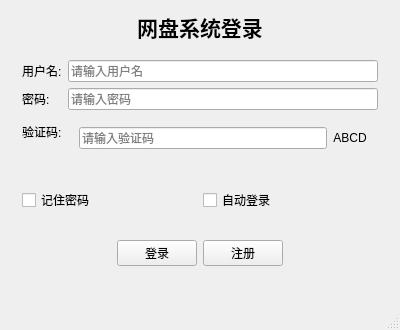
<?xml version="1.0" encoding="UTF-8"?>
<ui version="4.0">
 <class>LoginWindow</class>
 <widget class="QMainWindow" name="LoginWindow">
  <property name="geometry">
   <rect>
    <x>0</x>
    <y>0</y>
    <width>400</width>
    <height>300</height>
   </rect>
  </property>
  <property name="windowTitle">
   <string>登录 - 网盘系统</string>
  </property>
  <widget class="QWidget" name="centralWidget">
   <layout class="QVBoxLayout" name="verticalLayout">
    <item>
     <widget class="QLabel" name="label">
      <property name="text">
       <string>网盘系统登录</string>
      </property>
      <property name="alignment">
       <set>Qt::AlignCenter</set>
      </property>
      <property name="font">
       <font>
        <pointsize>16</pointsize>
        <bold>true</bold>
       </font>
      </property>
     </widget>
    </item>
    <item>
     <widget class="QWidget" name="widget" native="true">
      <layout class="QFormLayout" name="formLayout">
       <item row="0" column="0">
        <widget class="QLabel" name="label_2">
         <property name="text">
          <string>用户名:</string>
         </property>
        </widget>
       </item>
       <item row="0" column="1">
        <widget class="QLineEdit" name="usernameLineEdit">
         <property name="placeholderText">
          <string>请输入用户名</string>
         </property>
        </widget>
       </item>
       <item row="1" column="0">
        <widget class="QLabel" name="label_3">
         <property name="text">
          <string>密码:</string>
         </property>
        </widget>
       </item>
       <item row="1" column="1">
        <widget class="QLineEdit" name="passwordLineEdit">
         <property name="echoMode">
          <enum>QLineEdit::Password</enum>
         </property>
         <property name="placeholderText">
          <string>请输入密码</string>
         </property>
        </widget>
       </item>
       <item row="2" column="0">
        <widget class="QLabel" name="label_4">
         <property name="text">
          <string>验证码:</string>
         </property>
        </widget>
       </item>
       <item row="2" column="1">
        <widget class="QWidget" name="widget_3" native="true">
         <layout class="QHBoxLayout" name="horizontalLayout_2">
          <item>
           <widget class="QLineEdit" name="captchaLineEdit">
            <property name="placeholderText">
             <string>请输入验证码</string>
            </property>
           </widget>
          </item>
          <item>
           <widget class="QLabel" name="captchaLabel">
            <property name="text">
             <string>ABCD</string>
            </property>
            <property name="alignment">
             <set>Qt::AlignCenter</set>
            </property>
           </widget>
          </item>
         </layout>
        </widget>
       </item>
      </layout>
     </widget>
    </item>
    <item>
     <widget class="QWidget" name="widget_4" native="true">
      <layout class="QHBoxLayout" name="horizontalLayout_3">
       <item>
        <widget class="QCheckBox" name="rememberPasswordCheckBox">
         <property name="text">
          <string>记住密码</string>
         </property>
        </widget>
       </item>
       <item>
        <widget class="QCheckBox" name="autoLoginCheckBox">
         <property name="text">
          <string>自动登录</string>
         </property>
        </widget>
       </item>
      </layout>
     </widget>
    </item>
    <item>
     <widget class="QWidget" name="widget_2" native="true">
      <layout class="QHBoxLayout" name="horizontalLayout">
       <item>
        <spacer name="horizontalSpacer">
         <property name="orientation">
          <enum>Qt::Horizontal</enum>
         </property>
         <property name="sizeHint" stdset="0">
          <size>
           <width>40</width>
           <height>20</height>
          </size>
         </property>
        </spacer>
       </item>
       <item>
        <widget class="QPushButton" name="loginButton">
         <property name="text">
          <string>登录</string>
         </property>
        </widget>
       </item>
       <item>
        <widget class="QPushButton" name="registerButton">
         <property name="text">
          <string>注册</string>
         </property>
        </widget>
       </item>
       <item>
        <spacer name="horizontalSpacer_2">
         <property name="orientation">
          <enum>Qt::Horizontal</enum>
         </property>
         <property name="sizeHint" stdset="0">
          <size>
           <width>40</width>
           <height>20</height>
          </size>
         </property>
        </spacer>
       </item>
      </layout>
     </widget>
    </item>
    <item>
     <widget class="QLabel" name="statusLabel">
      <property name="text">
       <string/>
      </property>
      <property name="alignment">
       <set>Qt::AlignCenter</set>
      </property>
      <property name="textInteractionFlags">
       <set>Qt::LinksAccessibleByMouse</set>
      </property>
     </widget>
    </item>
   </layout>
  </widget>
  <widget class="QStatusBar" name="statusBar"/>
 </widget>
 <layoutdefault spacing="6" margin="11"/>
 <resources/>
 <connections/>
</ui>
